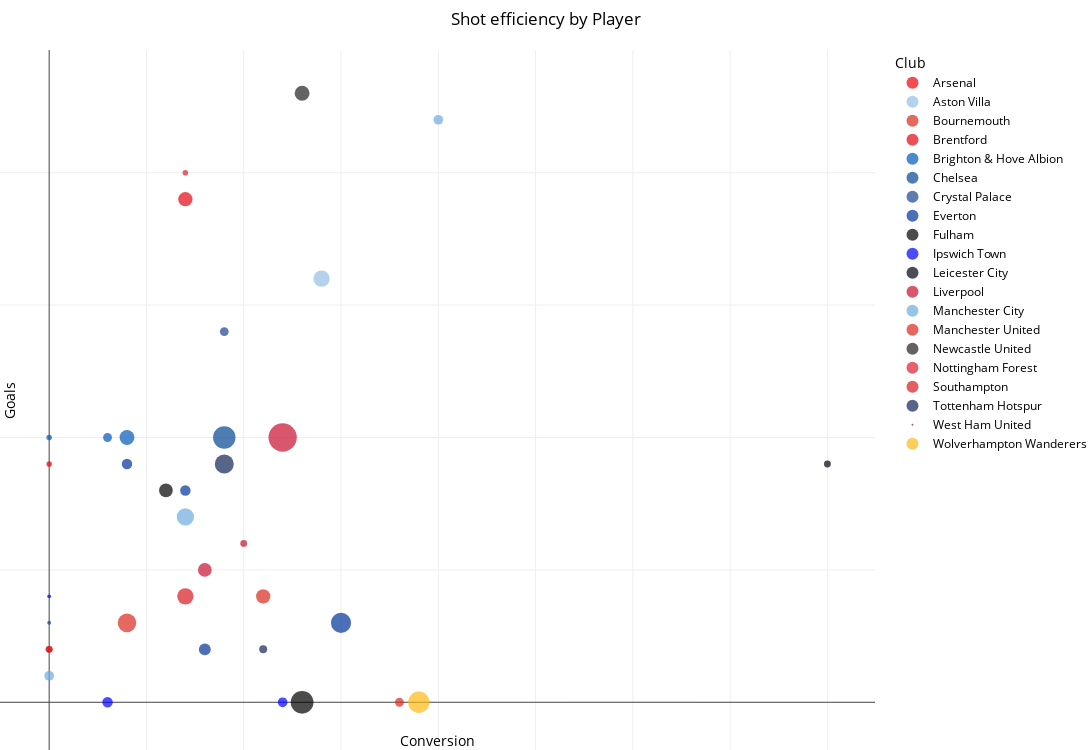

The code cell stored with this chart in its notebook:
### Code cell
## Offensive Statistics Interactive Plots by position
## Forward Players
df_fwd = df[df['Position'].isin(['FWD'])]
fig = px.scatter(
    df_fwd,
    x='Conversion ',
    y='Goals',
    size='Shots On Target',
    color='Club',
    color_discrete_map=club_colors,
    hover_data=['Player Name', 'Club', 'Nationality', 'Position'],
    title='Shot efficiency by Player',
)

fig.update_layout(
    paper_bgcolor='white',
    plot_bgcolor='white',
    font=dict(color='black'),
    title=dict(font=dict(color='black')),
    height=750,
    width=1300,
    margin=dict(l=0, r=0, t=50, b=0)
)

fig.show()

### Figure 1 — Plotly figure (JSON) as saved in the notebook; plotly's stock layout.template omitted (floating-point values rounded to 4 significant figures)
{"data": [{"customdata": [["Gabriel Jesus", "Arsenal", "Brazil", "FWD"], ["Kai Havertz", "Arsenal", "Germany", "FWD"], ["Nathan Butler-Oyedeji", "Arsenal", "England", "FWD"]], "hovertemplate": "Club=%{customdata[1]}<br>Conversion =%{x}<br>Goals=%{y}<br>Shots On Target=%{marker.size}<br>Player Name=%{customdata[0]}<br>Nationality=%{customdata[2]}<br>Position=%{customdata[3]}<extra></extra>", "legendgroup": "Arsenal", "marker": {"color": "#EF0107", "size": [0, 2, 0], "sizemode": "area", "sizeref": 0.1275, "symbol": "circle"}, "mode": "markers", "name": "Arsenal", "orientation": "v", "showlegend": true, "type": "scatter", "x": [0, 0, 0], "xaxis": "x", "y": [3, 9, 0], "yaxis": "y"}, {"customdata": [["Donyell Malen", "Aston Villa", "Netherlands", "FWD"], ["Jhon Durán", "Aston Villa", "Colombia", "FWD"], ["Ollie Watkins", "Aston Villa", "England", "FWD"]], "hovertemplate": "Club=%{customdata[1]}<br>Conversion =%{x}<br>Goals=%{y}<br>Shots On Target=%{marker.size}<br>Player Name=%{customdata[0]}<br>Nationality=%{customdata[2]}<br>Position=%{customdata[3]}<extra></extra>", "legendgroup": "Aston Villa", "marker": {"color": "#95BFE5", "size": [0, 0, 17], "sizemode": "area", "sizeref": 0.1275, "symbol": "circle"}, "mode": "markers", "name": "Aston Villa", "orientation": "v", "showlegend": true, "type": "scatter", "x": [0, 0, 14], "xaxis": "x", "y": [3, 7, 16], "yaxis": "y"}, {"customdata": [["Daniel Jebbison", "Bournemouth", "Canada", "FWD"], ["Enes Ünal", "Bournemouth", "Turkiye", "FWD"], ["Evanilson", "Bournemouth", "Brazil", "FWD"], ["Remy Rees-Dottin", "Bournemouth", "England", "FWD"], ["Zain Silcott-Duberry", "Bournemouth", "England", "FWD"]], "hovertemplate": "Club=%{customdata[1]}<br>Conversion =%{x}<br>Goals=%{y}<br>Shots On Target=%{marker.size}<br>Player Name=%{customdata[0]}<br>Nationality=%{customdata[2]}<br>Position=%{customdata[3]}<extra></extra>", "legendgroup": "Bournemouth", "marker": {"color": "#DA291C", "size": [0, 0, 5, 0, 0], "sizemode": "area", "sizeref": 0.1275, "symbol": "circle"}, "mode": "markers", "name": "Bournemouth", "orientation": "v", "showlegend": true, "type": "scatter", "x": [0, 0, 18, 0, 0], "xaxis": "x", "y": [1, 2, 0, 0, 0], "yaxis": "y"}, {"customdata": [["Fábio Carvalho", "Brentford", "Portugal", "FWD"], ["Gustavo Nunes", "Brentford", "Brazil", "FWD"], ["Igor Thiago", "Brentford", "Brazil", "FWD"], ["Yoane Wissa", "Brentford", "DR Congo", "FWD"]], "hovertemplate": "Club=%{customdata[1]}<br>Conversion =%{x}<br>Goals=%{y}<br>Shots On Target=%{marker.size}<br>Player Name=%{customdata[0]}<br>Nationality=%{customdata[2]}<br>Position=%{customdata[3]}<extra></extra>", "legendgroup": "Brentford", "marker": {"color": "#E30613", "size": [0, 0, 0, 13], "sizemode": "area", "sizeref": 0.1275, "symbol": "circle"}, "mode": "markers", "name": "Brentford", "orientation": "v", "showlegend": true, "type": "scatter", "x": [0, 0, 0, 7], "xaxis": "x", "y": [2, 0, 0, 19], "yaxis": "y"}, {"customdata": [["Danny Welbeck", "Brighton & Hove Albion", "England", "FWD"], ["João Pedro", "Brighton & Hove Albion", "Brazil", "FWD"], ["Kaoru Mitoma", "Brighton & Hove Albion", "Japan", "FWD"]], "hovertemplate": "Club=%{customdata[1]}<br>Conversion =%{x}<br>Goals=%{y}<br>Shots On Target=%{marker.size}<br>Player Name=%{customdata[0]}<br>Nationality=%{customdata[2]}<br>Position=%{customdata[3]}<extra></extra>", "legendgroup": "Brighton & Hove Albion", "marker": {"color": "#0057B8", "size": [2, 5, 14], "sizemode": "area", "sizeref": 0.1275, "symbol": "circle"}, "mode": "markers", "name": "Brighton & Hove Albion", "orientation": "v", "showlegend": true, "type": "scatter", "x": [0, 3, 4], "xaxis": "x", "y": [10, 10, 10], "yaxis": "y"}, {"customdata": [["João Félix", "Chelsea", "Portugal", "FWD"], ["Nicolas Jackson", "Chelsea", "Senegal", "FWD"], ["Shumaira Mheuka", "Chelsea", "England", "FWD"], ["Tyrique George", "Chelsea", "England", "FWD"]], "hovertemplate": "Club=%{customdata[1]}<br>Conversion =%{x}<br>Goals=%{y}<br>Shots On Target=%{marker.size}<br>Player Name=%{customdata[0]}<br>Nationality=%{customdata[2]}<br>Position=%{customdata[3]}<extra></extra>", "legendgroup": "Chelsea", "marker": {"color": "#034694", "size": [0, 32, 0, 0], "sizemode": "area", "sizeref": 0.1275, "symbol": "circle"}, "mode": "markers", "name": "Chelsea", "orientation": "v", "showlegend": true, "type": "scatter", "x": [0, 9, 0, 0], "xaxis": "x", "y": [1, 10, 0, 1], "yaxis": "y"}, {"customdata": [["Asher Agbinone", "Crystal Palace", "England", "FWD"], ["Eddie Nketiah", "Crystal Palace", "England", "FWD"], ["Jean-Philippe Mateta", "Crystal Palace", "France", "FWD"]], "hovertemplate": "Club=%{customdata[1]}<br>Conversion =%{x}<br>Goals=%{y}<br>Shots On Target=%{marker.size}<br>Player Name=%{customdata[0]}<br>Nationality=%{customdata[2]}<br>Position=%{customdata[3]}<extra></extra>", "legendgroup": "Crystal Palace", "marker": {"color": "#1B458F", "size": [0, 1, 5], "sizemode": "area", "sizeref": 0.1275, "symbol": "circle"}, "mode": "markers", "name": "Crystal Palace", "orientation": "v", "showlegend": true, "type": "scatter", "x": [0, 0, 9], "xaxis": "x", "y": [0, 3, 14], "yaxis": "y"}, {"customdata": [["Adam Armstrong", "Everton", "England", "FWD"], ["Armando Broja", "Everton", "Albania", "FWD"], ["Beto", "Everton", "Guinea-Bissau", "FWD"], ["Dominic Calvert-Lewin", "Everton", "England", "FWD"], ["Iliman Ndiaye", "Everton", "Senegal", "FWD"], ["Youssef Chermiti", "Everton", "Portugal", "FWD"]], "hovertemplate": "Club=%{customdata[1]}<br>Conversion =%{x}<br>Goals=%{y}<br>Shots On Target=%{marker.size}<br>Player Name=%{customdata[0]}<br>Nationality=%{customdata[2]}<br>Position=%{customdata[3]}<extra></extra>", "legendgroup": "Everton", "marker": {"color": "#003399", "size": [9, 0, 7, 26, 7, 0], "sizemode": "area", "sizeref": 0.1275, "symbol": "circle"}, "mode": "markers", "name": "Everton", "orientation": "v", "showlegend": true, "type": "scatter", "x": [8, 0, 7, 15, 4, 0], "xaxis": "x", "y": [2, 0, 8, 3, 9, 0], "yaxis": "y"}, {"customdata": [["Jay Stansfield", "Fulham", "England", "FWD"], ["Martial Godo", "Fulham", "England", "FWD"], ["Raúl Jiménez", "Fulham", "Mexico", "FWD"], ["Rodrigo Muniz", "Fulham", "Brazil", "FWD"], ["Willian", "Fulham", "Brazil", "FWD"]], "hovertemplate": "Club=%{customdata[1]}<br>Conversion =%{x}<br>Goals=%{y}<br>Shots On Target=%{marker.size}<br>Player Name=%{customdata[0]}<br>Nationality=%{customdata[2]}<br>Position=%{customdata[3]}<extra></extra>", "legendgroup": "Fulham", "marker": {"color": "#000000", "size": [0, 0, 33, 12, 0], "sizemode": "area", "sizeref": 0.1275, "symbol": "circle"}, "mode": "markers", "name": "Fulham", "orientation": "v", "showlegend": true, "type": "scatter", "x": [0, 0, 13, 6, 0], "xaxis": "x", "y": [0, 0, 0, 8, 0], "yaxis": "y"}, {"customdata": [["Ali Al-Hamadi", "Ipswich Town", "Iraq", "FWD"], ["George Hirst", "Ipswich Town", "Scotland", "FWD"], ["Jack Clarke", "Ipswich Town", "England", "FWD"], ["Liam Delap", "Ipswich Town", "England", "FWD"], ["Sam Szmodics", "Ipswich Town", "Ireland", "FWD"]], "hovertemplate": "Club=%{customdata[1]}<br>Conversion =%{x}<br>Goals=%{y}<br>Shots On Target=%{marker.size}<br>Player Name=%{customdata[0]}<br>Nationality=%{customdata[2]}<br>Position=%{customdata[3]}<extra></extra>", "legendgroup": "Ipswich Town", "marker": {"color": "#0000FF", "size": [0, 0, 7, 6, 1], "sizemode": "area", "sizeref": 0.1275, "symbol": "circle"}, "mode": "markers", "name": "Ipswich Town", "orientation": "v", "showlegend": true, "type": "scatter", "x": [0, 0, 3, 12, 0], "xaxis": "x", "y": [0, 3, 0, 0, 4], "yaxis": "y"}, {"customdata": [["Jake Evans", "Leicester City", "England", "FWD"], ["Jamie Vardy", "Leicester City", "England", "FWD"], ["Jeremy Monga", "Leicester City", "England", "FWD"], ["Odsonne Édouard", "Leicester City", "France", "FWD"], ["Patson Daka", "Leicester City", "Zambia", "FWD"], ["Will Alves", "Leicester City", "England", "FWD"]], "hovertemplate": "Club=%{customdata[1]}<br>Conversion =%{x}<br>Goals=%{y}<br>Shots On Target=%{marker.size}<br>Player Name=%{customdata[0]}<br>Nationality=%{customdata[2]}<br>Position=%{customdata[3]}<extra></extra>", "legendgroup": "Leicester City", "marker": {"color": "#000010", "size": [0, 3, 0, 0, 0, 0], "sizemode": "area", "sizeref": 0.1275, "symbol": "circle"}, "mode": "markers", "name": "Leicester City", "orientation": "v", "showlegend": true, "type": "scatter", "x": [0, 40, 0, 0, 0, 0], "xaxis": "x", "y": [0, 9, 0, 0, 1, 0], "yaxis": "y"}, {"customdata": [["Cody Gakpo", "Liverpool", "Netherlands", "FWD"], ["Darwin Núñez", "Liverpool", "Uruguay", "FWD"], ["Diogo Jota", "Liverpool", "Portugal", "FWD"], ["Federico Chiesa", "Liverpool", "Italy", "FWD"]], "hovertemplate": "Club=%{customdata[1]}<br>Conversion =%{x}<br>Goals=%{y}<br>Shots On Target=%{marker.size}<br>Player Name=%{customdata[0]}<br>Nationality=%{customdata[2]}<br>Position=%{customdata[3]}<extra></extra>", "legendgroup": "Liverpool", "marker": {"color": "#C8102E", "size": [51, 12, 3, 0], "sizemode": "area", "sizeref": 0.1275, "symbol": "circle"}, "mode": "markers", "name": "Liverpool", "orientation": "v", "showlegend": true, "type": "scatter", "x": [12, 8, 10, 0], "xaxis": "x", "y": [10, 5, 6, 0], "yaxis": "y"}, {"customdata": [["Claudio Echeverri", "Manchester City", "Argentina", "FWD"], ["Divin Mubama", "Manchester City", "England", "FWD"], ["Erling Haaland", "Manchester City", "Norway", "FWD"], ["Omar Marmoush", "Manchester City", "Egypt", "FWD"], ["Savinho", "Manchester City", "Brazil", "FWD"]], "hovertemplate": "Club=%{customdata[1]}<br>Conversion =%{x}<br>Goals=%{y}<br>Shots On Target=%{marker.size}<br>Player Name=%{customdata[0]}<br>Nationality=%{customdata[2]}<br>Position=%{customdata[3]}<extra></extra>", "legendgroup": "Manchester City", "marker": {"color": "#6CABDD", "size": [0, 0, 6, 19, 6], "sizemode": "area", "sizeref": 0.1275, "symbol": "circle"}, "mode": "markers", "name": "Manchester City", "orientation": "v", "showlegend": true, "type": "scatter", "x": [0, 0, 20, 7, 0], "xaxis": "x", "y": [0, 0, 22, 7, 1], "yaxis": "y"}, {"customdata": [["Chido Obi", "Manchester United", "Denmark", "FWD"], ["Joshua Zirkzee", "Manchester United", "Netherlands", "FWD"], ["Rasmus Højlund", "Manchester United", "Denmark", "FWD"]], "hovertemplate": "Club=%{customdata[1]}<br>Conversion =%{x}<br>Goals=%{y}<br>Shots On Target=%{marker.size}<br>Player Name=%{customdata[0]}<br>Nationality=%{customdata[2]}<br>Position=%{customdata[3]}<extra></extra>", "legendgroup": "Manchester United", "marker": {"color": "#DA291C", "size": [0, 22, 13], "sizemode": "area", "sizeref": 0.1275, "symbol": "circle"}, "mode": "markers", "name": "Manchester United", "orientation": "v", "showlegend": true, "type": "scatter", "x": [0, 4, 11], "xaxis": "x", "y": [0, 3, 4], "yaxis": "y"}, {"customdata": [["Alexander Isak", "Newcastle United", "Sweden", "FWD"], ["Callum Wilson", "Newcastle United", "England", "FWD"], ["William Osula", "Newcastle United", "Denmark", "FWD"]], "hovertemplate": "Club=%{customdata[1]}<br>Conversion =%{x}<br>Goals=%{y}<br>Shots On Target=%{marker.size}<br>Player Name=%{customdata[0]}<br>Nationality=%{customdata[2]}<br>Position=%{customdata[3]}<extra></extra>", "legendgroup": "Newcastle United", "marker": {"color": "#241F20", "size": [14, 0, 0], "sizemode": "area", "sizeref": 0.1275, "symbol": "circle"}, "mode": "markers", "name": "Newcastle United", "orientation": "v", "showlegend": true, "type": "scatter", "x": [13, 0, 0], "xaxis": "x", "y": [23, 0, 1], "yaxis": "y"}, {"customdata": [["Chris Wood", "Nottingham Forest", "New Zealand", "FWD"], ["Jota Silva", "Nottingham Forest", "Portugal", "FWD"], ["Ramón Sosa", "Nottingham Forest", "Paraguay", "FWD"], ["Taiwo Awoniyi", "Nottingham Forest", "Nigeria", "FWD"]], "hovertemplate": "Club=%{customdata[1]}<br>Conversion =%{x}<br>Goals=%{y}<br>Shots On Target=%{marker.size}<br>Player Name=%{customdata[0]}<br>Nationality=%{customdata[2]}<br>Position=%{customdata[3]}<extra></extra>", "legendgroup": "Nottingham Forest", "marker": {"color": "#DD1E2F", "size": [2, 0, 0, 0], "sizemode": "area", "sizeref": 0.1275, "symbol": "circle"}, "mode": "markers", "name": "Nottingham Forest", "orientation": "v", "showlegend": true, "type": "scatter", "x": [7, 0, 0, 0], "xaxis": "x", "y": [20, 3, 1, 1], "yaxis": "y"}, {"customdata": [["Albert Grønbæk", "Southampton", "Denmark", "FWD"], ["Ben Brereton", "Southampton", "Chile", "FWD"], ["Cameron Archer", "Southampton", "England", "FWD"], ["Chiedozie Ogbene", "Southampton", "Ireland", "FWD"], ["Paul Onuachu", "Southampton", "Nigeria", "FWD"], ["Ross Stewart", "Southampton", "Scotland", "FWD"], ["Tyler Dibling", "Southampton", "England", "FWD"]], "hovertemplate": "Club=%{customdata[1]}<br>Conversion =%{x}<br>Goals=%{y}<br>Shots On Target=%{marker.size}<br>Player Name=%{customdata[0]}<br>Nationality=%{customdata[2]}<br>Position=%{customdata[3]}<extra></extra>", "legendgroup": "Southampton", "marker": {"color": "#D71920", "size": [0, 0, 3, 0, 17, 0, 3], "sizemode": "area", "sizeref": 0.1275, "symbol": "circle"}, "mode": "markers", "name": "Southampton", "orientation": "v", "showlegend": true, "type": "scatter", "x": [0, 0, 0, 0, 7, 0, 0], "xaxis": "x", "y": [0, 0, 2, 0, 4, 1, 2], "yaxis": "y"}, {"customdata": [["Dane Scarlett", "Tottenham Hotspur", "England", "FWD"], ["Dominic Solanke", "Tottenham Hotspur", "England", "FWD"], ["Mathys Tel", "Tottenham Hotspur", "France", "FWD"], ["Mikey Moore", "Tottenham Hotspur", "England", "FWD"], ["Richarlison", "Tottenham Hotspur", "Brazil", "FWD"], ["Will Lankshear", "Tottenham Hotspur", "England", "FWD"], ["Wilson Odobert", "Tottenham Hotspur", "France", "FWD"]], "hovertemplate": "Club=%{customdata[1]}<br>Conversion =%{x}<br>Goals=%{y}<br>Shots On Target=%{marker.size}<br>Player Name=%{customdata[0]}<br>Nationality=%{customdata[2]}<br>Position=%{customdata[3]}<extra></extra>", "legendgroup": "Tottenham Hotspur", "marker": {"color": "#132257", "size": [0, 23, 4, 0, 0, 0, 0], "sizemode": "area", "sizeref": 0.1275, "symbol": "circle"}, "mode": "markers", "name": "Tottenham Hotspur", "orientation": "v", "showlegend": true, "type": "scatter", "x": [0, 9, 11, 0, 0, 0, 0], "xaxis": "x", "y": [0, 9, 2, 0, 4, 0, 1], "yaxis": "y"}, {"customdata": [["Crysencio Summerville", "West Ham United", "Netherlands", "FWD"], ["Danny Ings", "West Ham United", "England", "FWD"], ["Evan Ferguson", "West Ham United", "Ireland", "FWD"], ["Michail Antonio", "West Ham United", "Jamaica", "FWD"], ["Niclas Füllkrug", "West Ham United", "Germany", "FWD"]], "hovertemplate": "Club=%{customdata[1]}<br>Conversion =%{x}<br>Goals=%{y}<br>Shots On Target=%{marker.size}<br>Player Name=%{customdata[0]}<br>Nationality=%{customdata[2]}<br>Position=%{customdata[3]}<extra></extra>", "legendgroup": "West Ham United", "marker": {"color": "#7A263A", "size": [0, 0, 0, 0, 0], "sizemode": "area", "sizeref": 0.1275, "symbol": "circle"}, "mode": "markers", "name": "West Ham United", "orientation": "v", "showlegend": true, "type": "scatter", "x": [0, 0, 0, 0, 0], "xaxis": "x", "y": [1, 1, 1, 1, 3], "yaxis": "y"}, {"customdata": [["Jørgen Strand Larsen", "Wolverhampton Wanderers", "Norway", "FWD"]], "hovertemplate": "Club=%{customdata[1]}<br>Conversion =%{x}<br>Goals=%{y}<br>Shots On Target=%{marker.size}<br>Player Name=%{customdata[0]}<br>Nationality=%{customdata[2]}<br>Position=%{customdata[3]}<extra></extra>", "legendgroup": "Wolverhampton Wanderers", "marker": {"color": "#FDB913", "size": [29], "sizemode": "area", "sizeref": 0.1275, "symbol": "circle"}, "mode": "markers", "name": "Wolverhampton Wanderers", "orientation": "v", "showlegend": true, "type": "scatter", "x": [19], "xaxis": "x", "y": [0], "yaxis": "y"}], "layout": {"font": {"color": "black"}, "height": 750, "legend": {"itemsizing": "constant", "title": {"text": "Club"}, "tracegroupgap": 0}, "margin": {"b": 0, "l": 0, "r": 0, "t": 50}, "paper_bgcolor": "white", "plot_bgcolor": "white", "title": {"font": {"color": "black"}, "text": "Shot efficiency by Player"}, "width": 1300, "xaxis": {"anchor": "y", "domain": [0, 1], "title": {"text": "Conversion "}}, "yaxis": {"anchor": "x", "domain": [0, 1], "title": {"text": "Goals"}}}}
